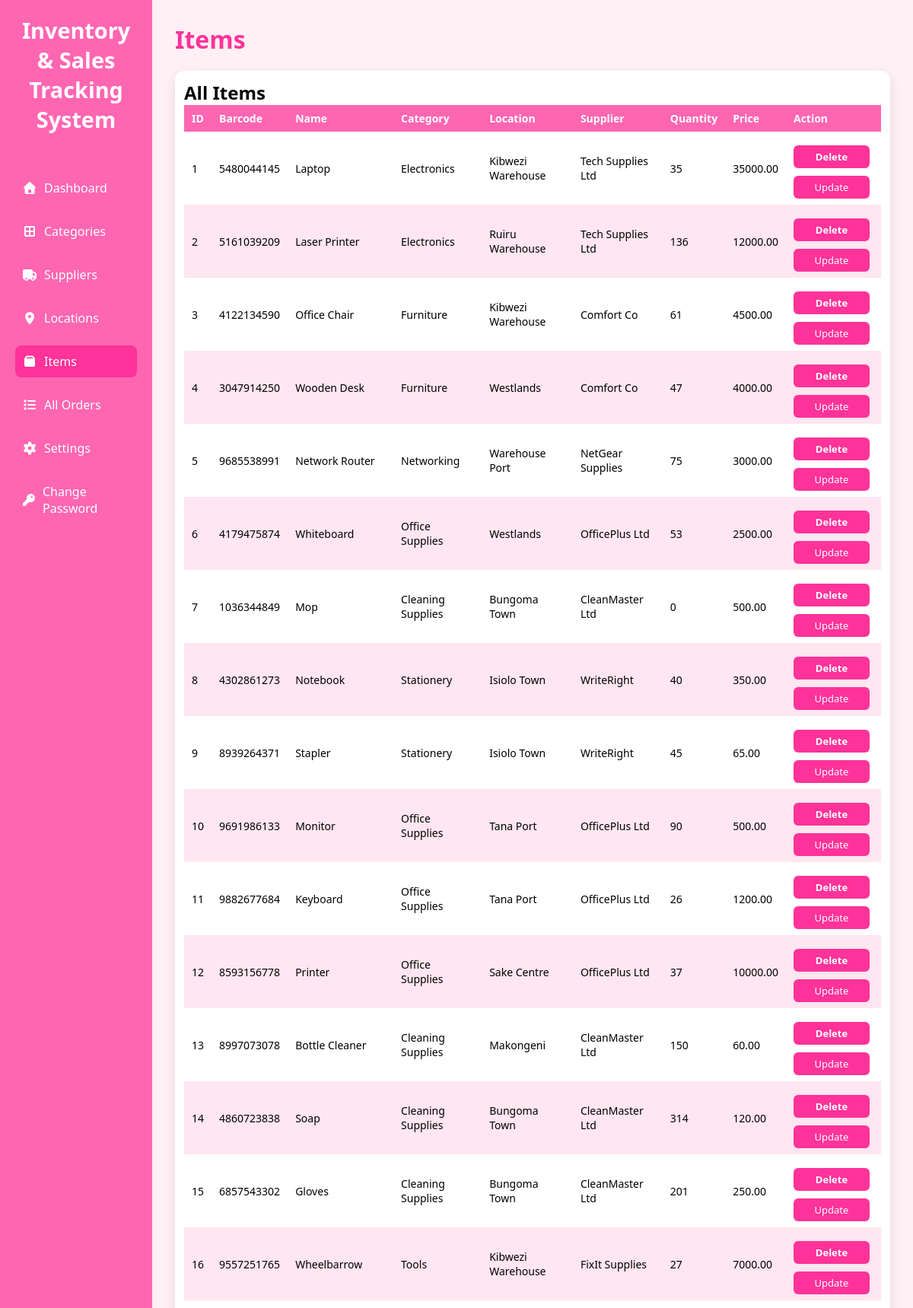
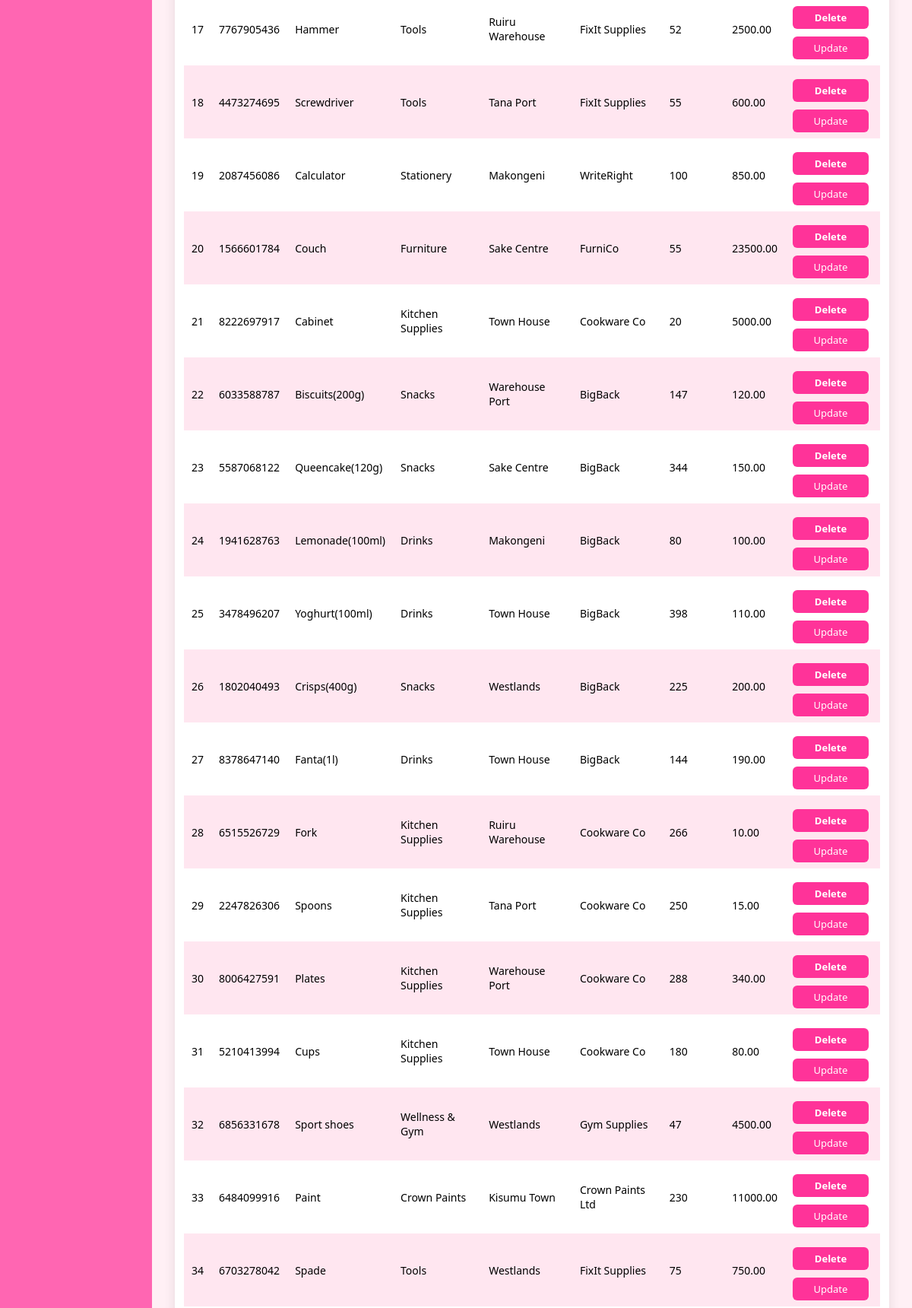
The app's page /items/ (signed in, upper part) with its own data (2 pictures, top to bottom).
### assets/models.py (models this page shows, shortened)
class Item(models.Model):
    name = models.CharField(max_length=255, unique=True)
    category = models.ForeignKey(Category, on_delete=models.SET_NULL, null=True, blank=True)
    location = models.ForeignKey(Location, on_delete=models.SET_NULL, null=True, blank=True)
    supplier = models.ForeignKey(Supplier, on_delete=models.SET_NULL, null=True, blank=True)
    quantity = models.IntegerField()
    price = models.DecimalField(max_digits=10, decimal_places=2, default=0.00)
    barcode = models.CharField(max_length=20, unique=True, blank=True)
    created_at = models.DateTimeField(auto_now_add=True)

class Category(models.Model):
    name = models.CharField(max_length=255)

class Location(models.Model):
    county = models.ForeignKey(County,on_delete=models.PROTECT,null=True,blank=True)
    branch_name = models.CharField(max_length=150,null=True,blank=True    )
    description = models.CharField(max_length=255, blank=True, null=True)
    class Meta:
        unique_together = ('county', 'branch_name')

class Supplier(models.Model):
    name = models.CharField(max_length=255)
    contact = models.CharField(max_length=10, validators=[phone_validator])
    email = models.EmailField()

### assets/views.py (the view, shortened to what this page needs)
# urls.py: path('items/', views.items_page, name='items'),
@login_required
def items_page(request):
    if not request.user.is_staff:
        return redirect('user_dashboard')
    items = Item.objects.select_related('category', 'location', 'supplier')
    return render(request, 'assets/items.html', {
        'items': items,
        'categories': Category.objects.all(),
        'suppliers': Supplier.objects.all(),
        'locations': Location.objects.all()
    })

### assets/templates/assets/items.html (shortened to what this page needs)
<!DOCTYPE html>
<html lang="en">
<head>
{% load static %}
<link rel="stylesheet" href="{% static 'fontawesome/css/all.min.css' %}">
</head>
<body>
<aside class="sidebar">
    <h2 class="logo">Inventory & Sales Tracking System</h2>
    <ul class="menu">
        <li><a href="{% url 'dashboard' %}"><i class="fas fa-home"></i> Dashboard</a></li>
        <li><a href="{% url 'categories' %}"><i class="fas fa-th-large"></i> Categories</a></li>
        <li><a href="{% url 'suppliers' %}"><i class="fas fa-truck"></i> Suppliers</a></li>
        <li><a href="{% url 'locations' %}"><i class="fas fa-map-marker-alt"></i> Locations</a></li>
        <li><a href="{% url 'items' %}" class="active"><i class="fas fa-box"></i> Items</a></li>
        <li><a href="{% url 'orders' %}"><i class="fa fa-list"></i> All Orders</a></li>
        <li><a href="{% url 'settings' %}"><i class="fas fa-cog"></i> Settings</a></li>
        <li><a href="{% url 'change_password' %}"><i class="fas fa-key"></i> Change Password</a></li>
    </ul>
</aside>
<main class="main-content">
<h1>Items</h1>
<div class="table-container">
<h2>All Items</h2>
<table>
<thead>
<tr>
<th>ID</th>
<th>Barcode</th>
<th>Name</th>
<th>Category</th>
<th>Location</th>
<th>Supplier</th>
<th>Quantity</th>
<th>Price</th>
<th>Action</th>
</tr>
</thead>
<tbody>
{% for item in items %}
<tr>
<td>{{ item.id }}</td>
<td>{{ item.barcode|default:"-" }}</td>
<td>{{ item.name }}</td>
<td>{{ item.category.name|default:"-" }}</td>
<td>{{ item.location.branch_name|default:"-" }}</td>
<td>{{ item.supplier.name|default:"-" }}</td>
<td>{{ item.quantity }}</td>
<td>{{ item.price }}</td>
<td>
    <div class="btn-sm">
        <form method="POST"
              action="{% url 'delete_item' item.id %}"
              style="margin:0;">
            <button type="button" class="btn btn-delete"
            onclick="openModal(this.form)">
              Delete
            </button>
        </form>
        <a href="{% url 'edit_item' item.id %}" class="btn btn-edit">
            Update
        </a>
    </div>
</td>
</tr>
{% empty %}
<tr><td colspan="8">No items added yet.</td></tr>
{% endfor %}
</tbody>
</table>
</div>
</main>
</body>
</html>

### assets/templates/assets/items.html (style rules this page uses)
* { margin:0; padding:0; box-sizing:border-box; font-family:'Segoe UI',sans-serif; }
body { display:flex; min-height:100vh; background:#fff0f5; }
.sidebar { width:200px; background:#ff66b2; padding:20px; color:white; display:flex; flex-direction:column; }
.logo { font-size:1.8rem; font-weight:bold; margin-bottom:30px; text-align:center; }
.menu { list-style:none; flex-grow: 1; margin-top: 20px; }
.menu li { margin-bottom:15px; }
.menu li a { text-decoration:none; color:white; font-weight:500; display:flex; align-items:center; padding:10px; border-radius:8px; transition:0.3s; }
.menu li a:hover,.menu li a.active { background:#ff3399; }
.menu li a i { margin-right:10px; width:18px; text-align:center; }
.main-content { flex:1; padding:30px; }
h1 { font-size:2rem; margin-bottom:20px; color:#ff3399; }
.table-container { overflow-x:auto; background:white; padding:12px; border-radius:12px; box-shadow:0 5px 15px rgba(0,0,0,0.1); margin-bottom:30px; }
table { width:100%; border-collapse:collapse; font-size:14px; }
thead { background:#ff66b2; color:white; }
th,td { padding:8px 10px; text-align:left; vertical-align:middle; }
tbody tr:nth-child(even) { background:#ffe6f0; }
tbody tr { height:38px; }
.btn { display:inline-flex; align-items:center; justify-content:center; gap:6px; padding:6px 10px; border-radius:6px; font-size:13px; color:white; text-decoration:none; border:none; cursor:pointer; transition:0.2s; margin-right:5px; width: 100px; }
.btn-edit { background:#ff3399; }
.btn-delete { background:#ff3399; }
form input,form select,form button { padding:12px; margin:10px 0; border-radius:8px; border:none; width: 100%; }
form button { width: 100%; }
form button { background:#ff3399; color:white; font-weight:bold; cursor:pointer; }

### records on screen
Item: id "1", barcode "5480044145", name "Laptop", category.name "Electronics", location.branch_name "Kibwezi Warehouse", supplier.name "Tech Supplies Ltd", quantity "35", price "35000.00"
Item: id "2", barcode "5161039209", name "Laser Printer", category.name "Electronics", location.branch_name "Ruiru Warehouse", supplier.name "Tech Supplies Ltd", quantity "136", price "12000.00"
Item: id "3", barcode "4122134590", name "Office Chair", category.name "Furniture", location.branch_name "Kibwezi Warehouse", supplier.name "Comfort Co", quantity "61", price "4500.00"
Item: id "4", barcode "3047914250", name "Wooden Desk", category.name "Furniture", location.branch_name "Westlands", supplier.name "Comfort Co", quantity "47", price "4000.00"
Item: id "5", barcode "9685538991", name "Network Router", category.name "Networking", location.branch_name "Warehouse Port", supplier.name "NetGear Supplies", quantity "75", price "3000.00"
Item: id "6", barcode "4179475874", name "Whiteboard", category.name "Office Supplies", location.branch_name "Westlands", supplier.name "OfficePlus Ltd", quantity "53", price "2500.00"
Item: id "7", barcode "1036344849", name "Mop", category.name "Cleaning Supplies", location.branch_name "Bungoma Town", supplier.name "CleanMaster Ltd", quantity "0", price "500.00"
Item: id "8", barcode "4302861273", name "Notebook", category.name "Stationery", location.branch_name "Isiolo Town", supplier.name "WriteRight", quantity "40", price "350.00"
Item: id "9", barcode "8939264371", name "Stapler", category.name "Stationery", location.branch_name "Isiolo Town", supplier.name "WriteRight", quantity "45", price "65.00"
Item: id "10", barcode "9691986133", name "Monitor", category.name "Office Supplies", location.branch_name "Tana Port", supplier.name "OfficePlus Ltd", quantity "90", price "500.00"
Item: id "11", barcode "9882677684", name "Keyboard", category.name "Office Supplies", location.branch_name "Tana Port", supplier.name "OfficePlus Ltd", quantity "26", price "1200.00"
Item: id "12", barcode "8593156778", name "Printer", category.name "Office Supplies", location.branch_name "Sake Centre", supplier.name "OfficePlus Ltd", quantity "37", price "10000.00"
Item: id "13", barcode "8997073078", name "Bottle Cleaner", category.name "Cleaning Supplies", location.branch_name "Makongeni", supplier.name "CleanMaster Ltd", quantity "150", price "60.00"
Item: id "14", barcode "4860723838", name "Soap", category.name "Cleaning Supplies", location.branch_name "Bungoma Town", supplier.name "CleanMaster Ltd", quantity "314", price "120.00"
Item: id "15", barcode "6857543302", name "Gloves", category.name "Cleaning Supplies", location.branch_name "Bungoma Town", supplier.name "CleanMaster Ltd", quantity "201", price "250.00"
Item: id "16", barcode "9557251765", name "Wheelbarrow", category.name "Tools", location.branch_name "Kibwezi Warehouse", supplier.name "FixIt Supplies", quantity "27", price "7000.00"
Item: id "17", barcode "7767905436", name "Hammer", category.name "Tools", location.branch_name "Ruiru Warehouse", supplier.name "FixIt Supplies", quantity "52", price "2500.00"
Item: id "18", barcode "4473274695", name "Screwdriver", category.name "Tools", location.branch_name "Tana Port", supplier.name "FixIt Supplies", quantity "55", price "600.00"
Item: id "19", barcode "2087456086", name "Calculator", category.name "Stationery", location.branch_name "Makongeni", supplier.name "WriteRight", quantity "100", price "850.00"
Item: id "20", barcode "1566601784", name "Couch", category.name "Furniture", location.branch_name "Sake Centre", supplier.name "FurniCo", quantity "55", price "23500.00"
Item: id "21", barcode "8222697917", name "Cabinet", category.name "Kitchen Supplies", location.branch_name "Town House", supplier.name "Cookware Co", quantity "20", price "5000.00"
Item: id "22", barcode "6033588787", name "Biscuits(200g)", category.name "Snacks", location.branch_name "Warehouse Port", supplier.name "BigBack", quantity "147", price "120.00"
Item: id "23", barcode "5587068122", name "Queencake(120g)", category.name "Snacks", location.branch_name "Sake Centre", supplier.name "BigBack", quantity "344", price "150.00"
Item: id "24", barcode "1941628763", name "Lemonade(100ml)", category.name "Drinks", location.branch_name "Makongeni", supplier.name "BigBack", quantity "80", price "100.00"
Item: id "25", barcode "3478496207", name "Yoghurt(100ml)", category.name "Drinks", location.branch_name "Town House", supplier.name "BigBack", quantity "398", price "110.00"
Item: id "26", barcode "1802040493", name "Crisps(400g)", category.name "Snacks", location.branch_name "Westlands", supplier.name "BigBack", quantity "225", price "200.00"
Item: id "27", barcode "8378647140", name "Fanta(1l)", category.name "Drinks", location.branch_name "Town House", supplier.name "BigBack", quantity "144", price "190.00"
Item: id "28", barcode "6515526729", name "Fork", category.name "Kitchen Supplies", location.branch_name "Ruiru Warehouse", supplier.name "Cookware Co", quantity "266", price "10.00"
Item: id "29", barcode "2247826306", name "Spoons", category.name "Kitchen Supplies", location.branch_name "Tana Port", supplier.name "Cookware Co", quantity "250", price "15.00"
Item: id "30", barcode "8006427591", name "Plates", category.name "Kitchen Supplies", location.branch_name "Warehouse Port", supplier.name "Cookware Co", quantity "288", price "340.00"
Item: id "31", barcode "5210413994", name "Cups", category.name "Kitchen Supplies", location.branch_name "Town House", supplier.name "Cookware Co", quantity "180", price "80.00"
Item: id "32", barcode "6856331678", name "Sport shoes", category.name "Wellness & Gym", location.branch_name "Westlands", supplier.name "Gym Supplies", quantity "47", price "4500.00"
Item: id "33", barcode "6484099916", name "Paint", category.name "Crown Paints", location.branch_name "Kisumu Town", supplier.name "Crown Paints Ltd", quantity "230", price "11000.00"
Item: id "34", barcode "6703278042", name "Spade", category.name "Tools", location.branch_name "Westlands", supplier.name "FixIt Supplies", quantity "75", price "750.00"
